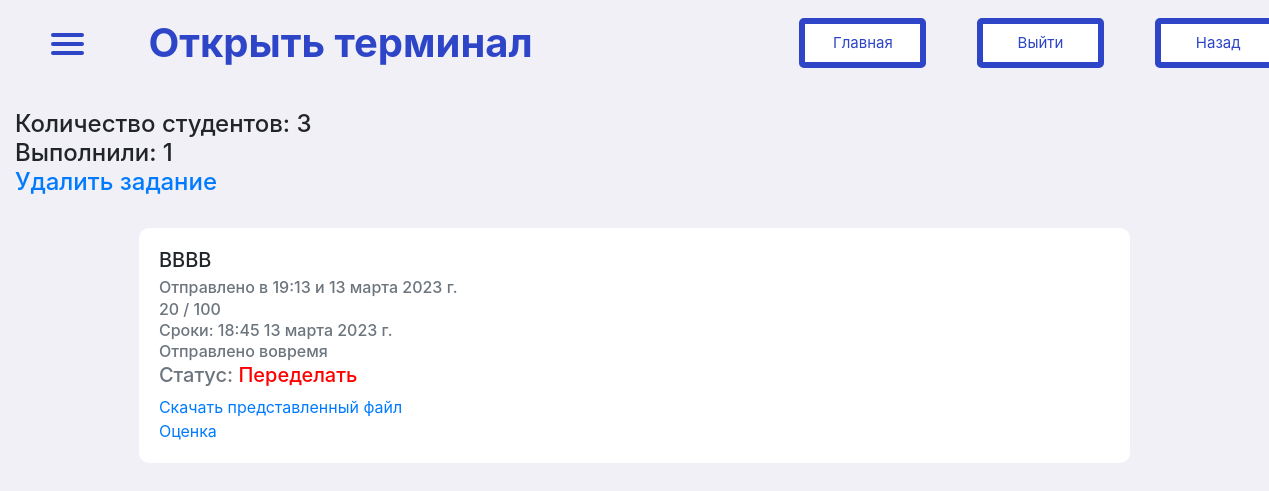
The page /ru/classroom/assignment_summary/1/ (signed in) on the database its author committed.
### classroom/models.py (models this page shows, shortened)
class Assignment(models.Model):
    assignment_name = models.CharField(max_length=50, verbose_name='Название')
    classroom = models.ForeignKey(Classroom, on_delete=models.CASCADE)
    due_date = models.DateField(verbose_name='Срок сдачи')
    due_time = models.TimeField(default=datetime.now().time(), verbose_name='Время сдачи')
    posted_date = models.DateField(auto_now_add=True, verbose_name='Дата создания')
    instruction = models.TextField(verbose_name='Инструкция')
    total_marks = models.PositiveSmallIntegerField(default=100, verbose_name='Максимальное количество баллов')
    class Meta:
        verbose_name = 'Задание'
        verbose_name_plural = 'Задания'

class Submission(models.Model):
    assignment = models.ForeignKey(Assignment, on_delete=models.CASCADE, verbose_name='Задание')
    student = models.ForeignKey(Student, on_delete=models.CASCADE, verbose_name='Студент')
    submitted_date = models.DateField(auto_now_add=True, verbose_name='Дата отправки')
    submitted_time = models.TimeField(auto_now_add=True, verbose_name='Время отправки')
    submitted_on_time = models.BooleanField(default=True, verbose_name='Отправлено вовремя?')
    marks_alloted = models.PositiveSmallIntegerField(default=0, verbose_name='Оценка')
    submission_file = models.FileField(upload_to='documents', verbose_name='Файл')
    status = models.PositiveSmallIntegerField(
        choices=(
            (1, 'Отправлено'),
            (2, 'Переделать'),
            (3, 'Выполнено'),
        ),
        default=1
    )
    class Meta:
        verbose_name = 'Задания студентов'
        verbose_name_plural = 'Задания студентов'

class Student(models.Model):
    student = models.ForeignKey('account.MyUser', on_delete=models.CASCADE, verbose_name='Студент')
    classroom = models.ForeignKey(Classroom, on_delete=models.CASCADE)
    created_date = models.DateTimeField(auto_now_add=True, verbose_name='Дата создания')
    class Meta:
        verbose_name = 'Студент'
        verbose_name_plural = 'Студент'

### account/models.py (models this page shows, shortened)
class MyUser(AbstractBaseUser, PermissionsMixin):
    username = models.CharField(
        max_length=50,
        verbose_name='Имя пользователя',
        unique=True,
    )
    phone_number = PhoneNumberField(
        verbose_name=('Номер телефона'),
        unique=True
    )
    status = models.PositiveSmallIntegerField(
        choices=(
            (1, 'Простой пользователь'),
            (2, 'Студент'),
            (3, 'Менеждер'),
            (4, 'Ментор'),
            (5, 'Копирайтер'),
        ),
        default=1,
        verbose_name=('Статус')
    )
    created_date = models.DateField(auto_now_add=True, verbose_name='Дата создания аккаунта')
    is_active = models.BooleanField(
        default=True,
        verbose_name=('Пользователь активен?')
    )
    is_admin = models.BooleanField(
        default=False,
        verbose_name=('Админ')
    )
    objects = MyUserManager()
    USERNAME_FIELD = 'phone_number'
    REQUIRED_FIELDS = ['username', ]
    class Meta:
        verbose_name = 'Пользователь'
        verbose_name_plural = 'Пользователи'

### classroom/views.py (the view)
# urls.py: path('assignment_summary/<int:assignment_id>/', views.assignment_summary, name='assignment_summary'),
@login_required(login_url='login')
def assignment_summary(request, assignment_id):
    assignment = Assignment.objects.filter(pk=assignment_id).first()
    submissions = Submission.objects.filter(assignment=assignment)
    teachers = Teacher.objects.filter(classroom=assignment.classroom)
    teacher_mapping = Teacher.objects.filter(teacher=request.user).select_related('classroom')
    student_mapping = Student.objects.filter(student=request.user).select_related('classroom')
    no_of_students = Student.objects.filter(classroom=assignment.classroom)
    mappings = chain(teacher_mapping, student_mapping)
    print(request.POST)
    mark = request.POST.get('submission_marks')
    return render(request, 'classroom/assignment_summary.html',
                  {'assignment': assignment, 'submissions': submissions, 'mappings': mappings,
                   'no_of_students': no_of_students})

### classroom/templates/classroom/assignment_summary.html (shortened to what this page needs)
{% load static %}
{% load i18n %}
<!DOCTYPE html>
<html lang="en">
<head>
    <link rel="stylesheet" type="text/css" href="{% static 'css/main.css' %}">
    <link rel="stylesheet" type="text/css" href="{% static 'css/base_class.css' %}">
    <link rel="stylesheet" type="text/css" href="{% static 'css/assignment_summary.css' %}">
    <link rel="stylesheet" type="text/css" href="{% static 'css/iskander-navbar.css' %}">
    <link rel="stylesheet" href="https://cdn.jsdelivr.net/npm/bootstrap@4.5.3/dist/css/bootstrap.min.css">
</head>
<body class="container-fluid">
    <nav class="navbar navbar-expand-lg navbar-light navbar_custom">
        <nav role="navigation">
          <div id="menuToggle" style="z-index: 6;" >
            <span></span>
            <span></span>
            <span></span>
          </div>
          </nav>
          <div class="navbar-brand" href="#" style="font-size:250% !important; color:#2e45c7 !important; margin-left: 7%; margin-right: 20%"><b>{{assignment.assignment_name}}</b></div>
          <div class="collapse navbar-collapse" id="navbarSupportedContent">
            <ul class="navbar-nav mr-auto">
                <li class="nav-item">
                    <a class="nav-link mybtn myinfo" href="{% url 'home' %}">{% trans 'Главная' %}</a>
                  </li>
                  <li class="nav-item active">
                    <a class="nav-link mybtn myinfo" href="{% url 'logout' %}">{% trans 'Выйти' %}</a>
                  <li class="nav-item">
                    <a class="nav-link mybtn myinfo" href="{% url 'render_class' assignment.classroom.id %}">{% trans 'Назад' %}</a>
                  </li>
            </ul>
        </div>
        </nav>
    <br>
    <h4>{% trans 'Количество студентов' %}: {{ no_of_students.count }}<br>{% trans 'Выполнили' %}: {{ submissions.count }}<br><a href="{% url 'delete_assignment' assignment.id %}">{% trans 'Удалить задание' %}</a></h4>
    {% for submission in submissions %}
    <div class="container_of_submissions">
      <br>
        <div class="card-body submission-card">
            <h5 class="card-title">{{ submission.student.student.username }}</h5>
            <h6 class="card-subtitle mb-2 text-muted">{% trans 'Отправлено в' %} {{ submission.submitted_time }} и {{ submission.submitted_date }}</h6>
            <h6 class="card-subtitle mb-2 text-muted">{{ submission.marks_alloted }} / {{ submission.assignment.total_marks }}</h6>
            <h6 class="card-subtitle mb-2 text-muted">{% trans 'Сроки' %}: {{ submission.assignment.due_time }}  {{ submission.assignment.due_date }}</h6>
            {% if submission.submitted_on_time %}
            <h6 class="card-subtitle mb-2 text-muted">{% trans 'Отправлено вовремя' %}</h6>
            {% else %}
            <h6 class="card-subtitle mb-2 text-muted" style="color: crimson !important;">{% trans 'Ой! немного опоздал' %}</h6>
            {% endif %}
            {% if submission.status == 1 %}
                <h5 class="card-subtitle mb-2 text-muted">Статус: {{ submission.get_status_display }}</h5>
            {% elif submission.status == 2 %}
                <h5 class="card-subtitle mb-2 text-muted">Статус: <span style="color: red" >{{ submission.get_status_display }}</span></h5>
            {% elif submission.status == 3 %}
                <h5 class="card-subtitle mb-2 text-muted">Статус: <span style="color: green" >{{ submission.get_status_display }}</span></h5>
            {% endif %}
            <a  href="{% get_media_prefix %}{{ submission.submission_file }}" download> {% trans 'Скачать представленный файл' %} </a>
            <br>
            <a href="{% url 'mark_submission' submission.id %}">{% trans 'Оценка' %}</a>
        </div>
    </div>
    {% endfor %}
</body>
</html>

### static/css/main.css (style rules this page uses)
body { background-color: #f0f0f6 !important; }
.mybtn { border: 6px solid !important; border-color: #2e45c7 !important; border-radius: 5px !important; width: 10vw; font-size: 15px !important; cursor: pointer !important; margin-left: 2vw; margin-right: 2vw; text-align: center; }
.myinfo { background: white !important; color: #2e45c7 !important; }
.navbar_custom { background-color: #f0f0f6 !important; }

### static/css/base_class.css (style rules this page uses)
body { background-color: #f0f0f6 !important; }
#menuToggle { display: block; position: relative; top: 3px; left: 20px; z-index: 1; -webkit-user-select: none; user-select: none; }
#menuToggle span { display: block; width: 33px; height: 4px; margin-bottom: 5px; position: relative; background: #2e45c7; border-radius: 3px; z-index: 1; transform-origin: 4px 0px; transition: transform 0.5s cubic-bezier(0.77,0.2,0.05,1.0), background 0.5s cubic-bezier(0.77,0.2,0.05,1.0), opacity 0.55s ease; }
#menuToggle span:nth-last-child(2) { transform-origin: 0% 100%; }

### static/css/assignment_summary.css (style rules this page uses)
.submission-card { background-color: white; border-radius: 10px; }
.container_of_submissions { margin-left: 10% !important; margin-right: 10% !important; }

### rows shown on the page
Assignment: assignment_name "Открыть терминал"
Submission: student.student.username "BBBB", submitted_time "19:13", submitted_date "13 марта 2023 г.", marks_alloted "20", assignment.total_marks "100", assignment.due_time "18:45", assignment.due_date "13 марта 2023 г.", status "Переделать"

### other values the page prints
{{ no_of_students.count }} "3"
{{ submissions.count }} "1"
